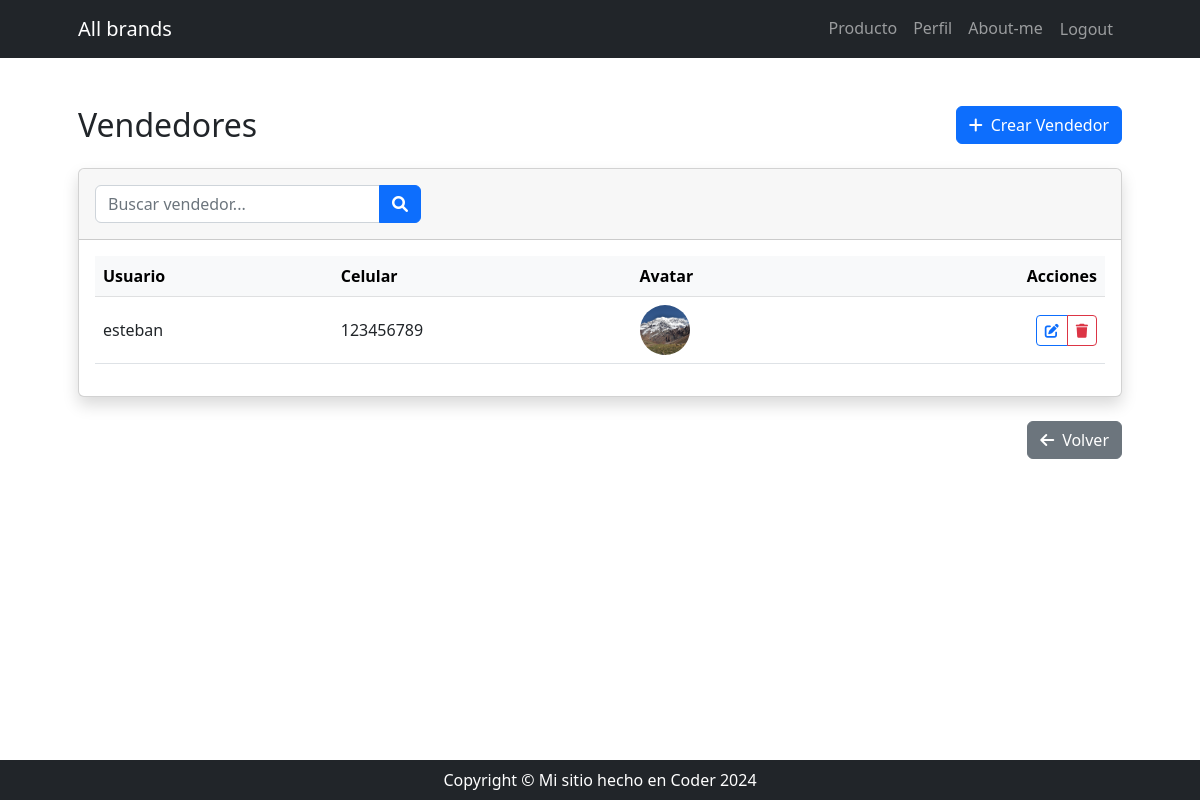
Before: /producto/vendedor/list/ (signed in) with the older database file.
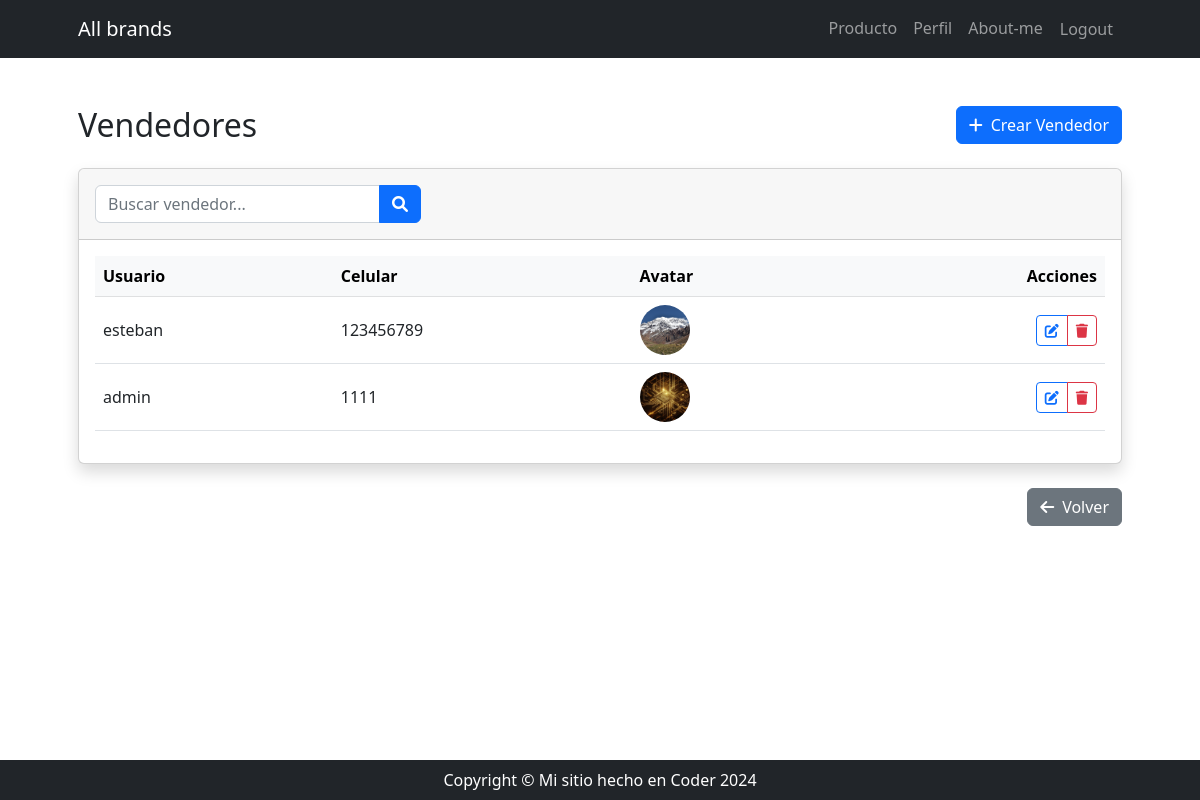
After: the same page with the newer database file.
### producto/models.py (models this page shows, shortened)
class Vendedor(models.Model):
    usuario = models.OneToOneField(User, on_delete=models.CASCADE, related_name='vendedor')
    celular = models.CharField(max_length=50)
    avatar = models.ImageField(upload_to='imagenes_perfil', blank=True, null=True)

### producto/views_models/vendedor.py (the view)
# urls.py: path('vendedor/list/', vendedor.VendedorListView.as_view(), name='vendedor_list'),
class VendedorListView(ListView):
    model = Vendedor
    def get_queryset(self):
        busqueda = self.request.GET.get('busqueda')
        if busqueda:
            return Vendedor.objects.filter(usuario__username__icontains=busqueda)
        return Vendedor.objects.all()

### producto/templates/producto/vendedor_list.html (shortened to what this page needs)
{% extends 'core/base.html' %}
{% block content %}
    <div class="container-fluid py-4"></div>
    <div class="d-sm-flex align-items-center justify-content-between mb-4">
        <h1 class="h2 mb-0 text-gray-800">Vendedores</h1>
        {% if request.user.is_staff %}
            <a href="{% url 'producto:vendedor_create' %}" class="btn btn-primary">
                <i class="fas fa-plus me-2"></i>Crear Vendedor
            </a>
        {% endif %}
    </div>
    <div class="card shadow mb-4">
        <div class="card-header py-3">
            <form class="row g-3 align-items-center" method="get">
                <div class="col-12 col-md-6 col-lg-4">
                    <div class="input-group">
                        <input type="text" name="busqueda" class="form-control" placeholder="Buscar vendedor..."
                               value="{{ request.GET.busqueda }}">
                        <button type="submit" class="btn btn-primary">
                            <i class="fas fa-search"></i>
                        </button>
                    </div>
                </div>
            </form>
        </div>
        <div class="card-body">
            <div class="table-responsive">
                <table class="table table-hover align-middle">
                    <thead class="table-light">
                        <tr>
                            <th>Usuario</th>
                            <th>Celular</th>
                            <th>Avatar</th>
                            <th class="text-end">Acciones</th>
                        </tr>
                    </thead>
                    <tbody>
                        {% for vendedor in object_list %}
                            <tr>
                                <td>{{ vendedor.usuario.username }}</td>
                                <td>{{ vendedor.celular }}</td>
                                <td>
                                    {% if vendedor.avatar %}
                                        <img src="{{ vendedor.avatar.url }}" alt="Avatar" class="rounded-circle"
                                             style="width: 50px; height: 50px; object-fit: cover;">
                                    {% endif %}
                                </td>
                                <td class="text-end">
                                    <div class="btn-group" role="group">
                                        <a href="{% url 'producto:vendedor_update' vendedor.id %}"
                                           class="btn btn-outline-primary btn-sm">
                                            <i class="fas fa-edit"></i>
                                        </a>
                                        <a href="{% url 'producto:vendedor_delete' vendedor.id %}"
                                           class="btn btn-outline-danger btn-sm">
                                            <i class="fas fa-trash"></i>
                                        </a>
                                    </div>
                                </td>
                            </tr>
                        {% endfor %}
                    </tbody>
                </table>
            </div>
        </div>
    </div>
    <div class="text-end mt-3">
        <a href="{% url 'producto:index' %}" class="btn btn-secondary">
            <i class="fas fa-arrow-left me-2"></i>Volver
        </a>
    </div>
    </div>
{% endblock %}

Changed rows visible on the page:
added Vendedor: usuario.username "admin", celular "1111", avatar (picture)
